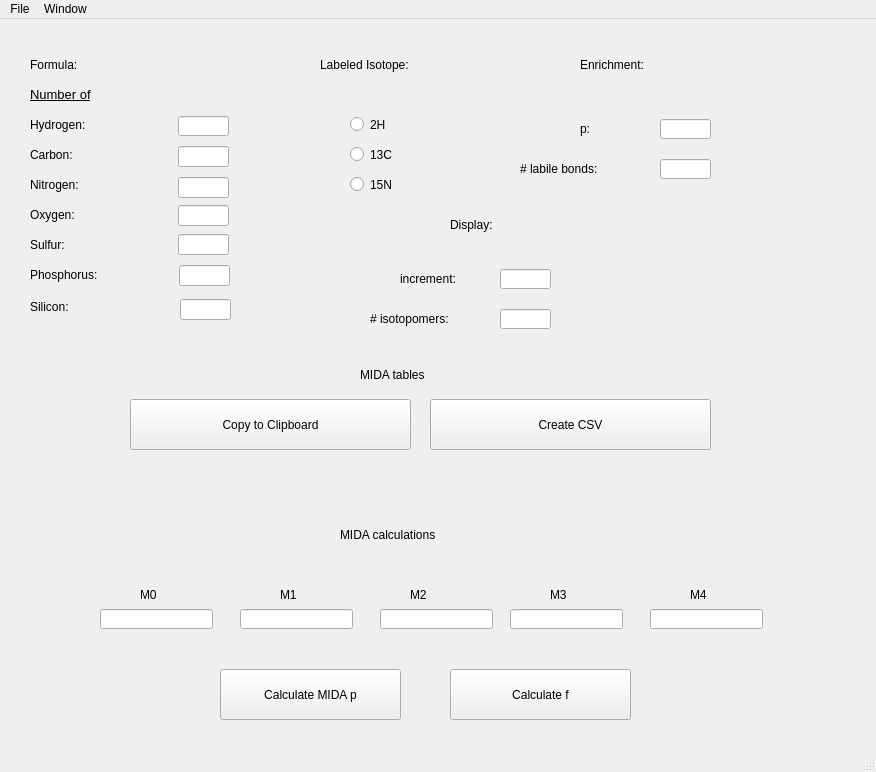
<?xml version="1.0" encoding="UTF-8"?>
<ui version="4.0">
 <class>MainWindow</class>
 <widget class="QMainWindow" name="MainWindow">
  <property name="geometry">
   <rect>
    <x>0</x>
    <y>0</y>
    <width>876</width>
    <height>772</height>
   </rect>
  </property>
  <property name="windowTitle">
   <string>MainWindow</string>
  </property>
  <widget class="QWidget" name="centralwidget">
   <widget class="QPushButton" name="execute">
    <property name="geometry">
     <rect>
      <x>130</x>
      <y>380</y>
      <width>281</width>
      <height>51</height>
     </rect>
    </property>
    <property name="mouseTracking">
     <bool>false</bool>
    </property>
    <property name="styleSheet">
     <string notr="true">
font: 24pt &quot;Arial&quot;;</string>
    </property>
    <property name="text">
     <string>Copy to Clipboard</string>
    </property>
   </widget>
   <widget class="QLabel" name="label">
    <property name="geometry">
     <rect>
      <x>30</x>
      <y>30</y>
      <width>111</width>
      <height>31</height>
     </rect>
    </property>
    <property name="styleSheet">
     <string notr="true">font: 20pt &quot;Arial&quot;;</string>
    </property>
    <property name="text">
     <string>Formula:</string>
    </property>
   </widget>
   <widget class="QLabel" name="label_2">
    <property name="geometry">
     <rect>
      <x>30</x>
      <y>90</y>
      <width>91</width>
      <height>31</height>
     </rect>
    </property>
    <property name="styleSheet">
     <string notr="true">font: 12pt &quot;Arial&quot;;
</string>
    </property>
    <property name="text">
     <string>Hydrogen:</string>
    </property>
   </widget>
   <widget class="QLabel" name="label_3">
    <property name="geometry">
     <rect>
      <x>30</x>
      <y>120</y>
      <width>91</width>
      <height>31</height>
     </rect>
    </property>
    <property name="styleSheet">
     <string notr="true">font: 12pt &quot;Arial&quot;;

</string>
    </property>
    <property name="text">
     <string>Carbon:</string>
    </property>
   </widget>
   <widget class="QLabel" name="label_4">
    <property name="geometry">
     <rect>
      <x>30</x>
      <y>150</y>
      <width>91</width>
      <height>31</height>
     </rect>
    </property>
    <property name="styleSheet">
     <string notr="true">font: 12pt &quot;Arial&quot;;
</string>
    </property>
    <property name="text">
     <string>Nitrogen:</string>
    </property>
   </widget>
   <widget class="QLabel" name="label_5">
    <property name="geometry">
     <rect>
      <x>30</x>
      <y>180</y>
      <width>91</width>
      <height>31</height>
     </rect>
    </property>
    <property name="styleSheet">
     <string notr="true">font: 12pt &quot;Arial&quot;;

</string>
    </property>
    <property name="text">
     <string>Oxygen:</string>
    </property>
   </widget>
   <widget class="QLabel" name="label_6">
    <property name="geometry">
     <rect>
      <x>30</x>
      <y>210</y>
      <width>91</width>
      <height>31</height>
     </rect>
    </property>
    <property name="styleSheet">
     <string notr="true">font: 12pt &quot;Arial&quot;;
</string>
    </property>
    <property name="text">
     <string>Sulfur:</string>
    </property>
   </widget>
   <widget class="QLabel" name="label_7">
    <property name="geometry">
     <rect>
      <x>30</x>
      <y>240</y>
      <width>91</width>
      <height>31</height>
     </rect>
    </property>
    <property name="styleSheet">
     <string notr="true">font: 12pt &quot;Arial&quot;;
</string>
    </property>
    <property name="text">
     <string>Phosphorus:</string>
    </property>
   </widget>
   <widget class="QLineEdit" name="h_input">
    <property name="geometry">
     <rect>
      <x>178</x>
      <y>97</y>
      <width>51</width>
      <height>20</height>
     </rect>
    </property>
   </widget>
   <widget class="QLineEdit" name="c_input">
    <property name="geometry">
     <rect>
      <x>178</x>
      <y>127</y>
      <width>51</width>
      <height>21</height>
     </rect>
    </property>
   </widget>
   <widget class="QLineEdit" name="n_input">
    <property name="geometry">
     <rect>
      <x>178</x>
      <y>158</y>
      <width>51</width>
      <height>21</height>
     </rect>
    </property>
   </widget>
   <widget class="QLineEdit" name="o_input">
    <property name="geometry">
     <rect>
      <x>178</x>
      <y>186</y>
      <width>51</width>
      <height>21</height>
     </rect>
    </property>
   </widget>
   <widget class="QLineEdit" name="s_input">
    <property name="geometry">
     <rect>
      <x>178</x>
      <y>215</y>
      <width>51</width>
      <height>21</height>
     </rect>
    </property>
   </widget>
   <widget class="QLineEdit" name="p_input">
    <property name="geometry">
     <rect>
      <x>179</x>
      <y>246</y>
      <width>51</width>
      <height>21</height>
     </rect>
    </property>
   </widget>
   <widget class="QLabel" name="label_8">
    <property name="geometry">
     <rect>
      <x>30</x>
      <y>272</y>
      <width>91</width>
      <height>31</height>
     </rect>
    </property>
    <property name="styleSheet">
     <string notr="true">font: 12pt &quot;Arial&quot;;
</string>
    </property>
    <property name="text">
     <string>Silicon:</string>
    </property>
   </widget>
   <widget class="QLineEdit" name="si_input">
    <property name="geometry">
     <rect>
      <x>180</x>
      <y>280</y>
      <width>51</width>
      <height>21</height>
     </rect>
    </property>
   </widget>
   <widget class="QLabel" name="label_9">
    <property name="geometry">
     <rect>
      <x>30</x>
      <y>60</y>
      <width>111</width>
      <height>31</height>
     </rect>
    </property>
    <property name="styleSheet">
     <string notr="true">font: 20pt &quot;Arial&quot;;
</string>
    </property>
    <property name="text">
     <string>&lt;html&gt;&lt;head/&gt;&lt;body&gt;&lt;p&gt;&lt;span style=&quot; font-size:10pt; text-decoration: underline;&quot;&gt;Number of&lt;/span&gt;&lt;/p&gt;&lt;/body&gt;&lt;/html&gt;</string>
    </property>
   </widget>
   <widget class="QLabel" name="label_10">
    <property name="geometry">
     <rect>
      <x>320</x>
      <y>30</y>
      <width>191</width>
      <height>31</height>
     </rect>
    </property>
    <property name="styleSheet">
     <string notr="true">font: 20pt &quot;Arial&quot;;
</string>
    </property>
    <property name="text">
     <string>Labeled Isotope:</string>
    </property>
   </widget>
   <widget class="QRadioButton" name="h_label">
    <property name="geometry">
     <rect>
      <x>350</x>
      <y>90</y>
      <width>91</width>
      <height>31</height>
     </rect>
    </property>
    <property name="toolTip">
     <string>&lt;html&gt;&lt;head/&gt;&lt;body&gt;&lt;p&gt;Hydrogen:&lt;/p&gt;&lt;/body&gt;&lt;/html&gt;</string>
    </property>
    <property name="whatsThis">
     <string>&lt;html&gt;&lt;head/&gt;&lt;body&gt;&lt;p&gt;&lt;span style=&quot; font-size:14pt;&quot;&gt;Hydrogen:&lt;/span&gt;&lt;/p&gt;&lt;/body&gt;&lt;/html&gt;</string>
    </property>
    <property name="styleSheet">
     <string notr="true">font: 12pt &quot;Arial&quot;;
</string>
    </property>
    <property name="text">
     <string>2H</string>
    </property>
   </widget>
   <widget class="QRadioButton" name="c_label">
    <property name="geometry">
     <rect>
      <x>350</x>
      <y>120</y>
      <width>91</width>
      <height>31</height>
     </rect>
    </property>
    <property name="toolTip">
     <string>&lt;html&gt;&lt;head/&gt;&lt;body&gt;&lt;p&gt;Hydrogen:&lt;/p&gt;&lt;/body&gt;&lt;/html&gt;</string>
    </property>
    <property name="whatsThis">
     <string>&lt;html&gt;&lt;head/&gt;&lt;body&gt;&lt;p&gt;&lt;span style=&quot; font-size:14pt;&quot;&gt;Hydrogen:&lt;/span&gt;&lt;/p&gt;&lt;/body&gt;&lt;/html&gt;</string>
    </property>
    <property name="styleSheet">
     <string notr="true">font: 12pt &quot;Arial&quot;;
</string>
    </property>
    <property name="text">
     <string>13C</string>
    </property>
   </widget>
   <widget class="QRadioButton" name="n_label">
    <property name="geometry">
     <rect>
      <x>350</x>
      <y>150</y>
      <width>91</width>
      <height>31</height>
     </rect>
    </property>
    <property name="toolTip">
     <string>&lt;html&gt;&lt;head/&gt;&lt;body&gt;&lt;p&gt;Hydrogen:&lt;/p&gt;&lt;/body&gt;&lt;/html&gt;</string>
    </property>
    <property name="whatsThis">
     <string>&lt;html&gt;&lt;head/&gt;&lt;body&gt;&lt;p&gt;&lt;span style=&quot; font-size:14pt;&quot;&gt;Hydrogen:&lt;/span&gt;&lt;/p&gt;&lt;/body&gt;&lt;/html&gt;</string>
    </property>
    <property name="styleSheet">
     <string notr="true">font: 12pt &quot;Arial&quot;;
</string>
    </property>
    <property name="text">
     <string>15N</string>
    </property>
   </widget>
   <widget class="QLabel" name="label_11">
    <property name="geometry">
     <rect>
      <x>580</x>
      <y>30</y>
      <width>191</width>
      <height>31</height>
     </rect>
    </property>
    <property name="styleSheet">
     <string notr="true">font: 20pt &quot;Arial&quot;;
</string>
    </property>
    <property name="text">
     <string>Enrichment:</string>
    </property>
   </widget>
   <widget class="QLineEdit" name="enrichment_input">
    <property name="geometry">
     <rect>
      <x>660</x>
      <y>100</y>
      <width>51</width>
      <height>20</height>
     </rect>
    </property>
   </widget>
   <widget class="QLabel" name="label_12">
    <property name="geometry">
     <rect>
      <x>580</x>
      <y>90</y>
      <width>31</width>
      <height>40</height>
     </rect>
    </property>
    <property name="styleSheet">
     <string notr="true">font: 12pt &quot;Arial&quot;;
</string>
    </property>
    <property name="text">
     <string>p:</string>
    </property>
   </widget>
   <widget class="QLineEdit" name="num_labile">
    <property name="geometry">
     <rect>
      <x>660</x>
      <y>140</y>
      <width>51</width>
      <height>20</height>
     </rect>
    </property>
   </widget>
   <widget class="QLabel" name="label_13">
    <property name="geometry">
     <rect>
      <x>520</x>
      <y>130</y>
      <width>101</width>
      <height>40</height>
     </rect>
    </property>
    <property name="styleSheet">
     <string notr="true">font: 12pt &quot;Arial&quot;;
</string>
    </property>
    <property name="text">
     <string># labile bonds: </string>
    </property>
   </widget>
   <widget class="QLineEdit" name="increment">
    <property name="geometry">
     <rect>
      <x>500</x>
      <y>250</y>
      <width>51</width>
      <height>20</height>
     </rect>
    </property>
   </widget>
   <widget class="QLabel" name="label_14">
    <property name="geometry">
     <rect>
      <x>400</x>
      <y>240</y>
      <width>91</width>
      <height>40</height>
     </rect>
    </property>
    <property name="styleSheet">
     <string notr="true">font: 12pt &quot;Arial&quot;;
</string>
    </property>
    <property name="text">
     <string>increment:</string>
    </property>
   </widget>
   <widget class="QLabel" name="label_15">
    <property name="geometry">
     <rect>
      <x>450</x>
      <y>190</y>
      <width>191</width>
      <height>31</height>
     </rect>
    </property>
    <property name="styleSheet">
     <string notr="true">font: 20pt &quot;Arial&quot;;
</string>
    </property>
    <property name="text">
     <string>Display:</string>
    </property>
   </widget>
   <widget class="QLabel" name="label_16">
    <property name="geometry">
     <rect>
      <x>370</x>
      <y>280</y>
      <width>111</width>
      <height>40</height>
     </rect>
    </property>
    <property name="styleSheet">
     <string notr="true">font: 12pt &quot;Arial&quot;;
</string>
    </property>
    <property name="text">
     <string># isotopomers:</string>
    </property>
   </widget>
   <widget class="QLineEdit" name="num_isotopomers">
    <property name="geometry">
     <rect>
      <x>500</x>
      <y>290</y>
      <width>51</width>
      <height>20</height>
     </rect>
    </property>
   </widget>
   <widget class="QPushButton" name="execute_2">
    <property name="geometry">
     <rect>
      <x>430</x>
      <y>380</y>
      <width>281</width>
      <height>51</height>
     </rect>
    </property>
    <property name="mouseTracking">
     <bool>false</bool>
    </property>
    <property name="styleSheet">
     <string notr="true">
font: 24pt &quot;Arial&quot;;</string>
    </property>
    <property name="text">
     <string>Create CSV</string>
    </property>
   </widget>
   <widget class="QPushButton" name="calc_f">
    <property name="geometry">
     <rect>
      <x>450</x>
      <y>650</y>
      <width>181</width>
      <height>51</height>
     </rect>
    </property>
    <property name="styleSheet">
     <string notr="true">font: 16pt &quot;MS Shell Dlg 2&quot;;</string>
    </property>
    <property name="text">
     <string>Calculate f</string>
    </property>
   </widget>
   <widget class="QLabel" name="label_17">
    <property name="geometry">
     <rect>
      <x>360</x>
      <y>340</y>
      <width>191</width>
      <height>31</height>
     </rect>
    </property>
    <property name="styleSheet">
     <string notr="true">font: 20pt &quot;Arial&quot;;
</string>
    </property>
    <property name="text">
     <string>MIDA tables</string>
    </property>
   </widget>
   <widget class="QLabel" name="label_18">
    <property name="geometry">
     <rect>
      <x>340</x>
      <y>500</y>
      <width>161</width>
      <height>31</height>
     </rect>
    </property>
    <property name="styleSheet">
     <string notr="true">font: 20pt &quot;Arial&quot;;
</string>
    </property>
    <property name="text">
     <string>MIDA calculations</string>
    </property>
   </widget>
   <widget class="QLineEdit" name="M0">
    <property name="geometry">
     <rect>
      <x>100</x>
      <y>590</y>
      <width>113</width>
      <height>20</height>
     </rect>
    </property>
   </widget>
   <widget class="QLineEdit" name="M1">
    <property name="geometry">
     <rect>
      <x>240</x>
      <y>590</y>
      <width>113</width>
      <height>20</height>
     </rect>
    </property>
   </widget>
   <widget class="QLineEdit" name="M2">
    <property name="geometry">
     <rect>
      <x>380</x>
      <y>590</y>
      <width>113</width>
      <height>20</height>
     </rect>
    </property>
   </widget>
   <widget class="QLineEdit" name="M3">
    <property name="geometry">
     <rect>
      <x>510</x>
      <y>590</y>
      <width>113</width>
      <height>20</height>
     </rect>
    </property>
   </widget>
   <widget class="QLineEdit" name="M4">
    <property name="geometry">
     <rect>
      <x>650</x>
      <y>590</y>
      <width>113</width>
      <height>20</height>
     </rect>
    </property>
   </widget>
   <widget class="QLabel" name="label_19">
    <property name="geometry">
     <rect>
      <x>140</x>
      <y>560</y>
      <width>51</width>
      <height>31</height>
     </rect>
    </property>
    <property name="styleSheet">
     <string notr="true">font: 20pt &quot;Arial&quot;;
</string>
    </property>
    <property name="text">
     <string>M0</string>
    </property>
   </widget>
   <widget class="QLabel" name="label_20">
    <property name="geometry">
     <rect>
      <x>280</x>
      <y>560</y>
      <width>51</width>
      <height>31</height>
     </rect>
    </property>
    <property name="styleSheet">
     <string notr="true">font: 20pt &quot;Arial&quot;;
</string>
    </property>
    <property name="text">
     <string>M1</string>
    </property>
   </widget>
   <widget class="QLabel" name="label_21">
    <property name="geometry">
     <rect>
      <x>410</x>
      <y>560</y>
      <width>51</width>
      <height>31</height>
     </rect>
    </property>
    <property name="styleSheet">
     <string notr="true">font: 20pt &quot;Arial&quot;;
</string>
    </property>
    <property name="text">
     <string>M2</string>
    </property>
   </widget>
   <widget class="QLabel" name="label_22">
    <property name="geometry">
     <rect>
      <x>550</x>
      <y>560</y>
      <width>51</width>
      <height>31</height>
     </rect>
    </property>
    <property name="styleSheet">
     <string notr="true">font: 20pt &quot;Arial&quot;;
</string>
    </property>
    <property name="text">
     <string>M3</string>
    </property>
   </widget>
   <widget class="QLabel" name="label_23">
    <property name="geometry">
     <rect>
      <x>690</x>
      <y>560</y>
      <width>51</width>
      <height>31</height>
     </rect>
    </property>
    <property name="styleSheet">
     <string notr="true">font: 20pt &quot;Arial&quot;;
</string>
    </property>
    <property name="text">
     <string>M4</string>
    </property>
   </widget>
   <widget class="QPushButton" name="calc_p">
    <property name="geometry">
     <rect>
      <x>220</x>
      <y>650</y>
      <width>181</width>
      <height>51</height>
     </rect>
    </property>
    <property name="styleSheet">
     <string notr="true">font: 16pt &quot;MS Shell Dlg 2&quot;;</string>
    </property>
    <property name="text">
     <string>Calculate MIDA p</string>
    </property>
   </widget>
  </widget>
  <widget class="QMenuBar" name="menubar">
   <property name="geometry">
    <rect>
     <x>0</x>
     <y>0</y>
     <width>876</width>
     <height>18</height>
    </rect>
   </property>
   <widget class="QMenu" name="menuFile">
    <property name="title">
     <string>File</string>
    </property>
    <addaction name="actionExit"/>
   </widget>
   <widget class="QMenu" name="menuWindow">
    <property name="title">
     <string>Window</string>
    </property>
    <addaction name="actionProteomics"/>
   </widget>
   <addaction name="menuFile"/>
   <addaction name="menuWindow"/>
  </widget>
  <widget class="QStatusBar" name="statusbar"/>
  <action name="actionExit">
   <property name="text">
    <string>Exit</string>
   </property>
  </action>
  <action name="actionProteomics">
   <property name="text">
    <string>Proteomics</string>
   </property>
  </action>
 </widget>
 <tabstops>
  <tabstop>execute</tabstop>
  <tabstop>h_input</tabstop>
  <tabstop>c_input</tabstop>
  <tabstop>n_input</tabstop>
  <tabstop>o_input</tabstop>
  <tabstop>s_input</tabstop>
  <tabstop>p_input</tabstop>
  <tabstop>si_input</tabstop>
  <tabstop>h_label</tabstop>
  <tabstop>c_label</tabstop>
  <tabstop>n_label</tabstop>
  <tabstop>enrichment_input</tabstop>
  <tabstop>num_labile</tabstop>
  <tabstop>increment</tabstop>
  <tabstop>num_isotopomers</tabstop>
 </tabstops>
 <resources/>
 <connections/>
</ui>
